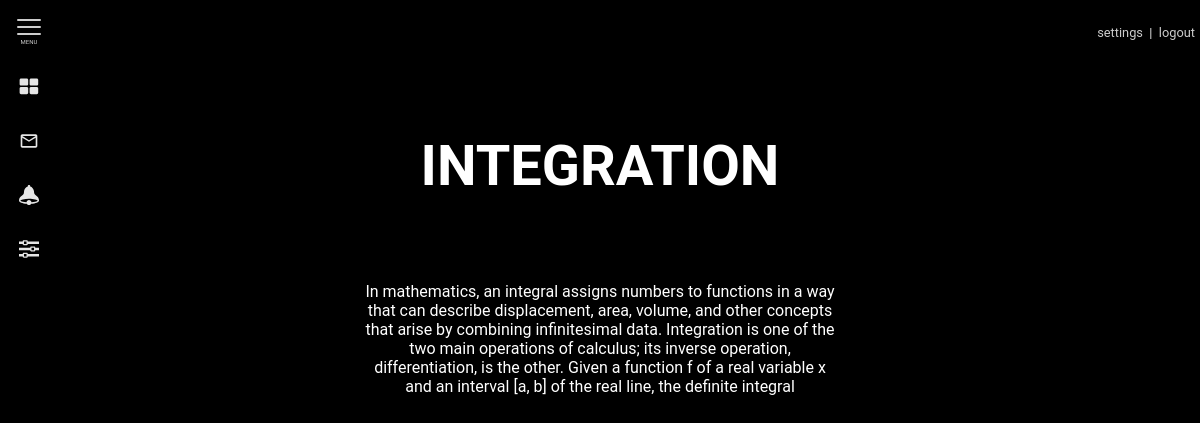
//integration, run on the app's committed database.
### web/models.py (models this page shows, shortened)
class Topics(models.Model):
    subject = models.ForeignKey(Subjects, on_delete=models.SET_NULL, null=True, blank=True)
    topic_name = models.CharField(primary_key=True, max_length=50, default='none')
    details = models.TextField(null=True, blank=True)
    i_frame = EmbedVideoField(null=True, blank=True)

### web/views.py (the view)
# urls.py: path('/<str:n>', views.topic, name='topic'),
def topic(request, n):
    vid = Topics.objects.get(pk=n)
    context = {
        'a': vid
    }
    return render(request, 'topic.html', context)

### templates/topic.html (shortened to what this page needs)
{% extends 'index.html' %}
{% load embed_video_tags %}
{% load static %}
{% block content %}
    <br><br><br><br><br>
<h1>{{a.topic_name}}</h1>
<br>
<div class="details">{{a.details}}</div>
{% endblock content %}

### static/css/main.css (style rules this page uses)
html { font-family: 'Lato', sans-serif; }
html { font-family: 'Roboto', sans-serif; }
body { margin: 0; overflow-x: hidden; height: 100vh; width: 100vw; background-color: #000000; color: #ffffff; }
body { scrollbar-base-color: #ffffff; scrollbar-3dlight-color: rgb(255, 255, 255); scrollbar-highlight-color: #ffffff; scrollbar-track-color: #ffffff; scrollbar-arrow-color: #ffffff; scrollbar-shadow-color: #ffffff; scrollbar-dark-shadow-color: #ffffff; -ms-overflow-style: -ms-autohiding-scrollbar; }
h1 { font-size: 7vh; margin-bottom: 5vh; text-transform: uppercase; }
.details { width: 40%; padding-top: 3vh; }

### data on the page
Topics: topic_name "INTEGRATION", details "In mathematics, an integral assigns numbers to functions in a way that can describe displacement, area, volume, and other concepts that arise by combining infinitesimal data. Integration is one of the two main operations of calculus; its inverse operation, differentiation, is the other. Given a function f of a real variable x and an interval [a, b] of the real line, the definite integral"
